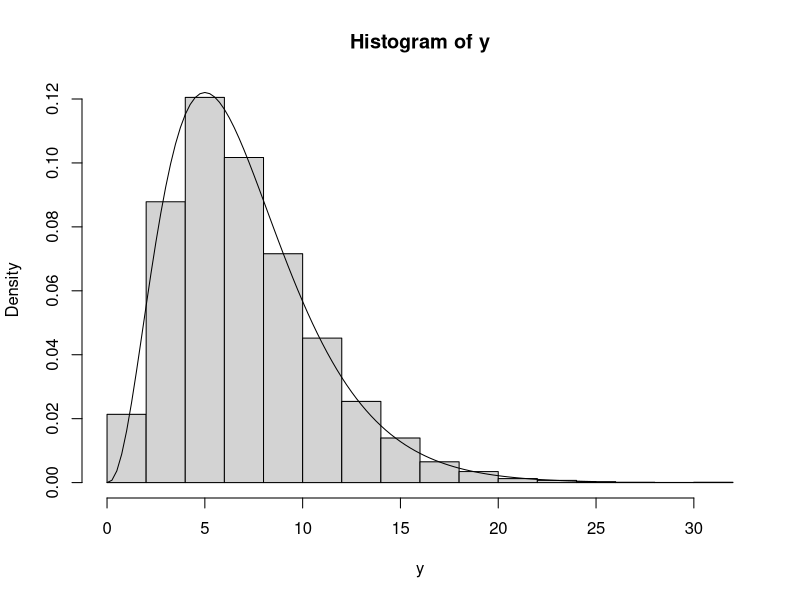

This chart was generated by the following R code:
# Chi sq using simulation (sample variance)
# Ref: https://t.ly/KJWwG
sample.size <- 8
num.samples <- 1e4
mu <- 100
sigma <- 16
d <- rnorm(sample.size*num.samples, mu, sigma)
dim(d) <- c(num.samples, sample.size)

# sample variance for each sample
s2 <- apply(d, 1, var)

# (n-1)*s^2/(sigma^2)
# y ~ chisq(df=7)
y <- s2*(sample.size - 1)/(sigma**2)

# Plot it!
hist(y, prob=TRUE)
curve(dchisq(x, df=7), 0, 25, add = TRUE)

# TODO: Fit different distributions using MLE and compare likelihood